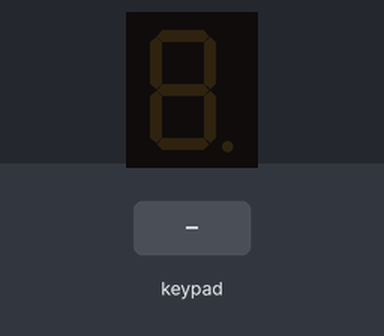
The sketch below on a simulated Arduino Uno, built with avr-gcc and run on an emulated ATmega328P. On the bench: 1-digit seven-segment display. Wiring (inferred from the names in the program): 1-digit 7-segment display, segments lit when HIGH: segments pin 2, pin 3, pin 4, pin 5, pin 6, pin 7, pin 8. The inputs (shaded band) are chosen by the test bench. The segment pins are drawn as the display they are named for.

Above: at 1.2 s.
1.3 s: keypad keys 9 1 0 1 1 1 2 pressed 0.4 s apart
At 4.3 s:
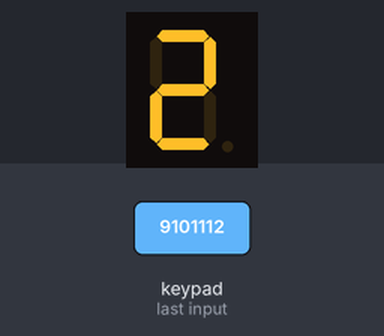
5.6 s: key '3' pressed
At 6.8 s:
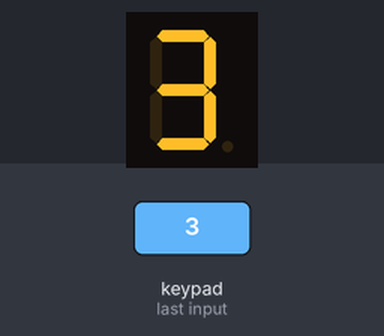
7.1 s: key 'A' pressed
At 8.0 s:
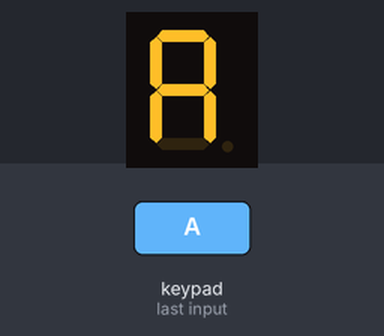
8.6 s: keypad keys 9 1 0 1 1 1 2 # pressed 0.4 s apart
At 12.4 s:
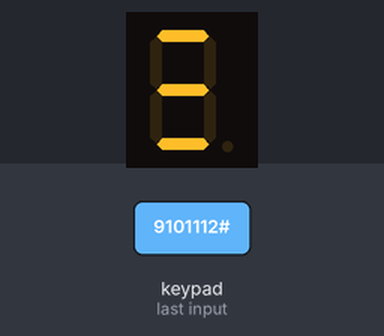
13.3 s: key '4' pressed
At 14.0 s:
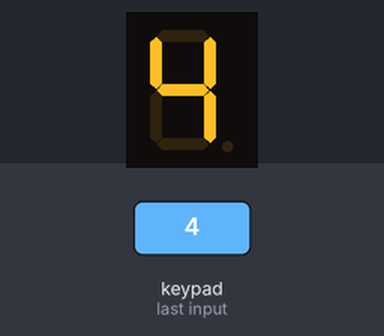
14.8 s: keypad keys 9 1 0 1 1 1 2 * pressed 0.4 s apart
At 18.5 s:
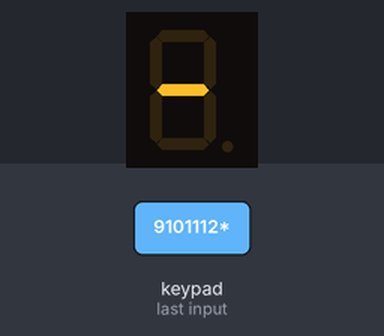
Timing chart, 0 to 20.0 s (numbered marks = the images above; inputs shaded):
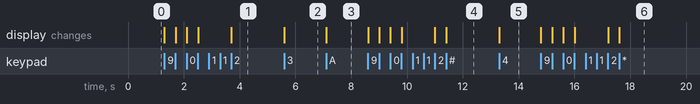

Measured:
- after the input at 1.3 s, the display: first changes at once (image 1 shows a later state)
- after the input at 5.6 s, the display: changes at once (image 2)
- after the input at 7.1 s, the display: changes at once (image 3)
- after the input at 8.6 s, the display: first changes at once (image 4 shows a later state)
- after the input at 13.3 s, the display: changes at once (image 5)
- after the input at 14.8 s, the display: first changes at once (image 6 shows a later state)

The sketch:

keypad_display_test1.ino
```cpp
#include <Keypad.h>

// ----------------------
// 4x4 Keypad
// ----------------------
const byte ROWS = 4;
const byte COLS = 4;

char keys[ROWS][COLS] =
{
  {'1','2','3','A'},
  {'4','5','6','B'},
  {'7','8','9','C'},
  {'*','0','#','D'}
};

byte rowPins[ROWS] = {9, 10, 11, 12};
byte colPins[COLS] = {A0, A1, A2, A3};

Keypad keypad = Keypad(makeKeymap(keys), rowPins, colPins, ROWS, COLS);

// ----------------------
// 7 Segment Pins
// a b c d e f g
// ----------------------
const int segA = 2;
const int segB = 3;
const int segC = 4;
const int segD = 5;
const int segE = 6;
const int segF = 7;
const int segG = 8;

// ----------------------
// Display Functions
// ----------------------
void clearDisplay()
{
  digitalWrite(segA, LOW);
  digitalWrite(segB, LOW);
  digitalWrite(segC, LOW);
  digitalWrite(segD, LOW);
  digitalWrite(segE, LOW);
  digitalWrite(segF, LOW);
  digitalWrite(segG, LOW);
}

// Display 1
void key1()
{
  clearDisplay();
  digitalWrite(segB, HIGH);
  digitalWrite(segC, HIGH);
}

// Display 2
void key2()
{
  clearDisplay();
  digitalWrite(segA, HIGH);
  digitalWrite(segB, HIGH);
  digitalWrite(segD, HIGH);
  digitalWrite(segE, HIGH);
  digitalWrite(segG, HIGH);
}

// Display 3
void key3()
{
  clearDisplay();
  digitalWrite(segA, HIGH);
  digitalWrite(segB, HIGH);
  digitalWrite(segC, HIGH);
  digitalWrite(segD, HIGH);
  digitalWrite(segG, HIGH);
}

// Display A
void keyA()
{
  clearDisplay();
  digitalWrite(segA, HIGH);
  digitalWrite(segB, HIGH);
  digitalWrite(segC, HIGH);
  digitalWrite(segE, HIGH);
  digitalWrite(segF, HIGH);
  digitalWrite(segG, HIGH);
}

// Display 4
void key4()
{
  clearDisplay();
  digitalWrite(segB, HIGH);
  digitalWrite(segC, HIGH);
  digitalWrite(segF, HIGH);
  digitalWrite(segG, HIGH);
}

// Display 5
void key5()
{
  clearDisplay();
  digitalWrite(segA, HIGH);
  digitalWrite(segC, HIGH);
  digitalWrite(segD, HIGH);
  digitalWrite(segF, HIGH);
  digitalWrite(segG, HIGH);
}

// Display 6
void key6()
{
  clearDisplay();
  digitalWrite(segA, HIGH);
  digitalWrite(segC, HIGH);
  digitalWrite(segD, HIGH);
  digitalWrite(segE, HIGH);
  digitalWrite(segF, HIGH);
  digitalWrite(segG, HIGH);
}

// Display small b
void keyB()
{
  clearDisplay();
  digitalWrite(segC, HIGH);
  digitalWrite(segD, HIGH);
  digitalWrite(segE, HIGH);
  digitalWrite(segF, HIGH);
  digitalWrite(segG, HIGH);
}

// Display 7
void key7()
{
  clearDisplay();
  digitalWrite(segA, HIGH);
  digitalWrite(segB, HIGH);
  digitalWrite(segC, HIGH);
}

// Display 8
void key8()
{
  clearDisplay();
  digitalWrite(segA, HIGH);
  digitalWrite(segB, HIGH);
  digitalWrite(segC, HIGH);
  digitalWrite(segD, HIGH);
  digitalWrite(segE, HIGH);
  digitalWrite(segF, HIGH);
  digitalWrite(segG, HIGH);
}

// Display 9
void key9()
{
  clearDisplay();
  digitalWrite(segA, HIGH);
  digitalWrite(segB, HIGH);
  digitalWrite(segC, HIGH);
  digitalWrite(segD, HIGH);
  digitalWrite(segF, HIGH);
  digitalWrite(segG, HIGH);
}

// Display C
void keyC()
{
  clearDisplay();
  digitalWrite(segA, HIGH);
  digitalWrite(segD, HIGH);
  digitalWrite(segE, HIGH);
  digitalWrite(segF, HIGH);
}

// Display *
void keyStar()
{
  clearDisplay();
  digitalWrite(segG, HIGH);
}

// Display 0
void key0()
{
  clearDisplay();
  digitalWrite(segA, HIGH);
  digitalWrite(segB, HIGH);
  digitalWrite(segC, HIGH);
  digitalWrite(segD, HIGH);
  digitalWrite(segE, HIGH);
  digitalWrite(segF, HIGH);
}

// Display #
void keyHash()
{
  clearDisplay();
  digitalWrite(segA, HIGH);
  digitalWrite(segD, HIGH);
  digitalWrite(segG, HIGH);
}

// Display d
void keyD()
{
  clearDisplay();
  digitalWrite(segB, HIGH);
  digitalWrite(segC, HIGH);
  digitalWrite(segD, HIGH);
  digitalWrite(segE, HIGH);
  digitalWrite(segG, HIGH);
}

void setup()
{
  pinMode(segA, OUTPUT);
  pinMode(segB, OUTPUT);
  pinMode(segC, OUTPUT);
  pinMode(segD, OUTPUT);
  pinMode(segE, OUTPUT);
  pinMode(segF, OUTPUT);
  pinMode(segG, OUTPUT);

  clearDisplay();
}

void loop()
{
  char key = keypad.getKey();

  if (key)
  {
    switch (key)
    {
      case '1': key1(); break;
      case '2': key2(); break;
      case '3': key3(); break;
      case 'A': keyA(); break;

      case '4': key4(); break;
      case '5': key5(); break;
      case '6': key6(); break;
      case 'B': keyB(); break;

      case '7': key7(); break;
      case '8': key8(); break;
      case '9': key9(); break;
      case 'C': keyC(); break;

      case '*': keyStar(); break;
      case '0': key0(); break;
      case '#': keyHash(); break;
      case 'D': keyD(); break;
    }
  }
}
```
